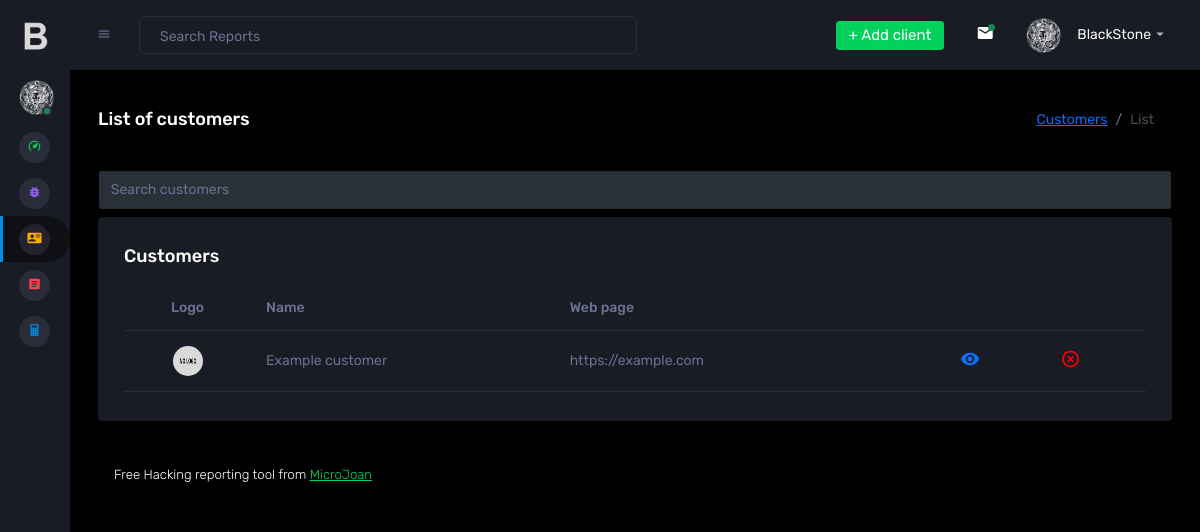
Page /BlackStone/clientes.php (signed in) on the earlier database version.
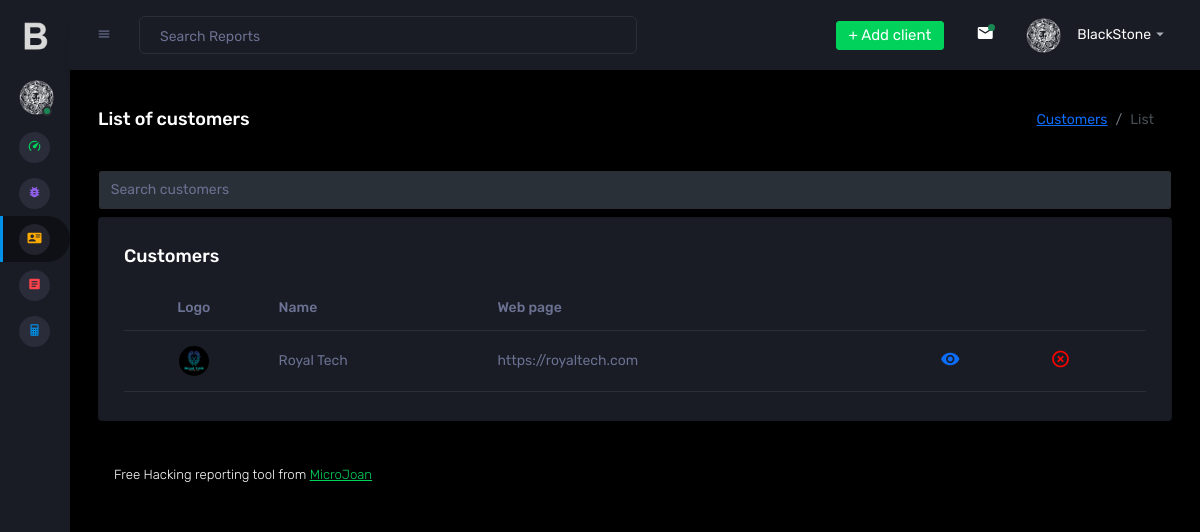
Same page on the later database version.
### tables this page shows
CREATE TABLE `empresas` (
  `id` int(11) NOT NULL,
  `nombre` text DEFAULT NULL,
  `web` text DEFAULT NULL,
  `dominio_correo` text DEFAULT NULL,
  `logo` text NOT NULL
);

### BlackStone/functions/traductor.php (called while the page is built, shortened)
<?php
function lang($sentencia){
    return $sentencia;
};
?>

### BlackStone/clientes.php (the view, shortened to what this page needs)
<!DOCTYPE html>
<?php
include("functions/traductor.php");
include("conexion.php");
$section = "client";
?>
<html>
  <head>
    <link rel="stylesheet" href="assets/vendors/mdi/css/materialdesignicons.min.css">
    <link rel="stylesheet" href="assets/vendors/css/vendor.bundle.base.css">
    <link rel="stylesheet" href="assets/vendors/jvectormap/jquery-jvectormap.css">
    <link rel="stylesheet" href="assets/vendors/flag-icon-css/css/flag-icon.min.css">
    <link rel="stylesheet" href="assets/vendors/owl-carousel-2/owl.carousel.min.css">
    <link rel="stylesheet" href="assets/vendors/owl-carousel-2/owl.theme.default.min.css">
    <link rel="stylesheet" href="assets/css/style.css">
  </head>
  <body class="sidebar-icon-only">
    <div class="container-scroller">
    <?php
      include("nav.php");
    ?>
      <div class="container-fluid page-body-wrapper">
        <nav class="navbar p-0 fixed-top d-flex flex-row">
          <div class="navbar-menu-wrapper flex-grow d-flex align-items-stretch">
            <button class="navbar-toggler navbar-toggler align-self-center" type="button" data-toggle="minimize">
              <span class="mdi mdi-menu"></span>
            </button>
            <ul class="navbar-nav w-100">
              <li class="nav-item w-100">
                <form class="nav-link mt-2 mt-md-0 d-none d-lg-flex search">
                  <input type="text" class="form-control" placeholder="<?php echo lang("Search Reports"); ?>">
                </form>
              </li>
            </ul>
            <ul class="navbar-nav navbar-nav-right">
              <li class="nav-item dropdown d-none d-lg-block">
                <a class="nav-link btn btn-success create-new-button" id="createbuttonDropdown" aria-expanded="false" href="insertar_clientes.php">+ <?php echo lang("Add client");?> </a>
              </li>
              <li class="nav-item dropdown border-left">
                <a class="nav-link count-indicator dropdown-toggle" id="messageDropdown" href="#" data-bs-toggle="dropdown" aria-expanded="false">
                  <i class="mdi mdi-email"></i>
                  <span class="count bg-success"></span>
                </a>
              </li>
              <li class="nav-item dropdown">
                <a class="nav-link" id="profileDropdown" href="#" data-bs-toggle="dropdown">
                  <div class="navbar-profile">
                    <img class="img-xs rounded-circle" src="assets/images/faces/black-stone.png" alt="">
                    <p class="mb-0 d-none d-sm-block navbar-profile-name">BlackStone</p>
                    <i class="mdi mdi-menu-down d-none d-sm-block"></i>
                  </div>
                </a>
              </li>
            </ul>
          </div>
        </nav>
        <div class="main-panel">
          <div class="content-wrapper">
            <div class="page-header">
              <h3 class="page-title"> <?php echo lang("List of customers");?> </h3>
              <nav aria-label="breadcrumb">
                <ol class="breadcrumb">
                  <li class="breadcrumb-item"><a href="#"><?php echo lang("Customers");?></a></li>
                  <li class="breadcrumb-item active" aria-current="page"><?php echo lang("List");?></li>
                </ol>
              </nav>
            </div>
            <div class="row" style="--bs-gutter-x: 1.9rem !important;">
              <form class="nav-link mt-md-0 d-lg-flex search">
                  <input type="text" class="form-control" id="busqueda" placeholder="<?php echo lang("Search customers"); ?>" style="color:white;">
              </form>
            </div>
            <div class="row">
              <div class="col-lg-12 grid-margin stretch-card">
                <div class="card">
                  <div class="card-body">
                    <h4 class="card-title"><?php echo lang("Customers");?></h4>
                    <div class="table-responsive">
                      <table class="table" id="tabla_listado_cve">
                        <thead>
                          <tr>
                            <th><center><?php echo lang("Logo");?></center></th>
                            <th><?php echo lang("Name");?></th>
                            <th><?php echo lang("Web page");?></th>
                            <th></th>
                            <th></th>
                            <th></th>
                          </tr>
                        </thead>
                        <?php
                        $sentencia = "select * from empresas order by id";
                        $consulta = mysqli_query($conexion, $sentencia) or die("Error de conexión en tabla empresas");
                        while($fila= mysqli_fetch_array($consulta)){
                                $id=$fila['id'];
                                $nombre=htmlspecialchars($fila['nombre'], ENT_QUOTES | ENT_HTML5, 'UTF-8');
                                $web=htmlspecialchars($fila['web'], ENT_QUOTES | ENT_HTML5, 'UTF-8');
                                $dominio_correo=htmlspecialchars($fila['descripcion'], ENT_QUOTES | ENT_HTML5, 'UTF-8');
                                $logo=$fila['logo'];
                                if($logo > ''){
                                  $logo_listado = "<img src='".$logo."'>";
                                }else{
                                  $logo_listado = "<img src='logos_clientes/bksnologo.jpg'>";
                                }
                                if($logo == "logos_clientes/"){
                                  $logo_listado = "<img src='logos_clientes/bksnologo.jpg'>";
                                }
                        ?>
                        <tbody>
                          <tr>
                            <td><center><?php echo $logo_listado ?></center></td>
                            <td><?php echo $nombre ?></td>
                            <td><?php echo $web ?></td>
                            <td><?php echo $dominio_correo ?></td>
                            <td><a href="editar_clientes.php?id=<?php echo $id ?>"><i class="mdi mdi-eye" style="font-size:20px"></i></a></td>
                            <td><a href="eliminar_cliente.php?id=<?php echo $id ?>"><i class="mdi mdi-close-circle-outline" style="color:red; font-size:20px"></i></a></td>
                          </tr>
                          <?php
                            }
                          ?>
                        </tbody>
                      </table>
                    </div>
                  </div>
                </div>
              </div>
          </div>
          <footer class="footer">
            <div class="d-sm-flex justify-content-center justify-content-sm-between">
              <span class="float-none float-sm-right d-block mt-1 mt-sm-0 text-center"> <?php echo lang("Free Hacking reporting tool from ");?> <a href="https://microjoan.com/" target="_blank">MicroJoan</a></span>
            </div>
          </footer>
        </div>
      </div>
    </div>
  </body>
</html>

### BlackStone/nav.php (shortened to what this page needs)
<nav class="sidebar sidebar-offcanvas" id="sidebar">
    <div class="sidebar-brand-wrapper d-none d-lg-flex align-items-center justify-content-center fixed-top">
      <a class="sidebar-brand brand-logo-mini" href="index.php"><center><img src="assets/images/b_mini.png" alt="logo" style=" width: 100%; height: 10%; margin-left: -40%;" /></center></a>
    </div>
    <ul class="nav">
    <li class="nav-item profile">
        <div class="profile-desc">
          <div class="profile-pic">
            <div class="count-indicator">
              <img class="img-xs rounded-circle " src="assets/images/faces/black-stone.png" alt="">
              <span class="count bg-success"></span>
            </div>
          </div>
        </div>
      </li>
      <li class="nav-item menu-items <?php if($section == "dashboard"){echo "active";}?>">
        <a class="nav-link" href="index.php">
          <span class="menu-icon">
            <i class="mdi mdi-speedometer"></i>
          </span>
        </a>
      </li>
      <li class="nav-item menu-items <?php if($section == "vulnerabilities"){echo "active";}?>">
        <a class="nav-link" href="vulnerabilidades.php">
          <span class="menu-icon">
            <i class="mdi mdi-bug"></i>
          </span>
        </a>
      </li>
      <li class="nav-item menu-items <?php if($section == "client"){echo "active";}?>">
        <a class="nav-link" href="clientes.php">
          <span class="menu-icon">
            <i class="mdi mdi-account-card-details"></i>
          </span>
        </a>
      </li>
      <li class="nav-item menu-items <?php if($section == "reports"){echo "active";}?>">
        <a class="nav-link" href="informes.php">
          <span class="menu-icon">
            <i class="mdi mdi-file-document-box"></i>
          </span>
        </a>
      </li>
      <li class="nav-item menu-items <?php if($section == "nist"){echo "active";}?>">
        <a class="nav-link" href="nist.php">
          <span class="menu-icon">
            <i class="mdi mdi-calculator"></i>
          </span>
        </a>
      </li>
    </ul>
  </nav>

Differences in the rows shown:
changed empresas: logo: picture added; nombre "Example customer" → "Royal Tech"; web "https://example.com" → "https://royaltech.com"
